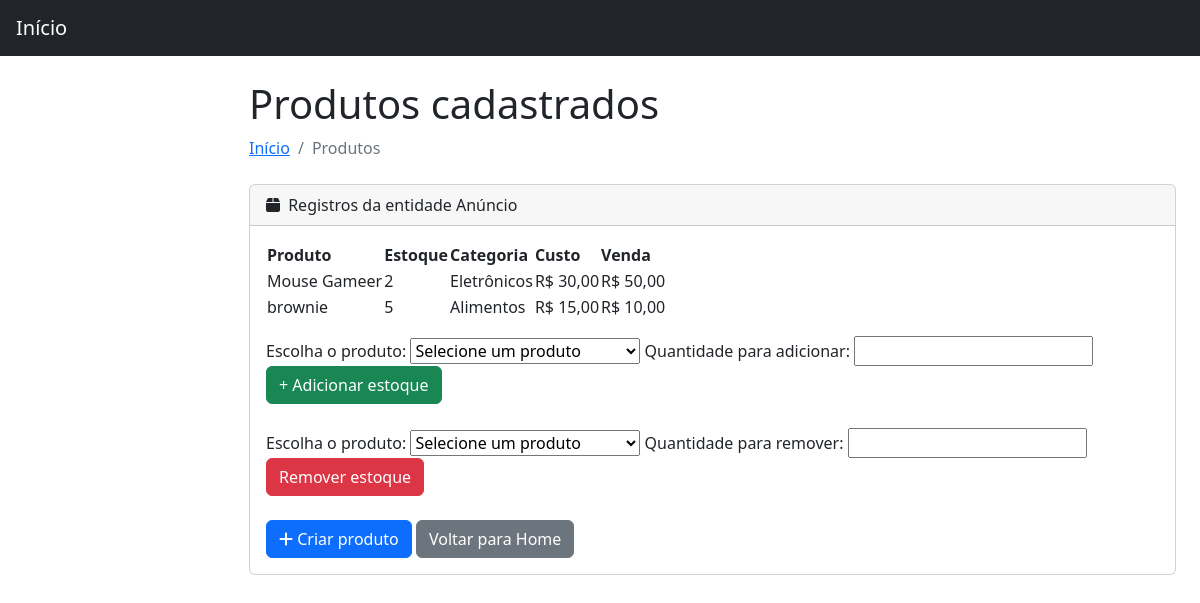
The app's page /MeuSaldo/listaProdutos.php (signed in), older data.
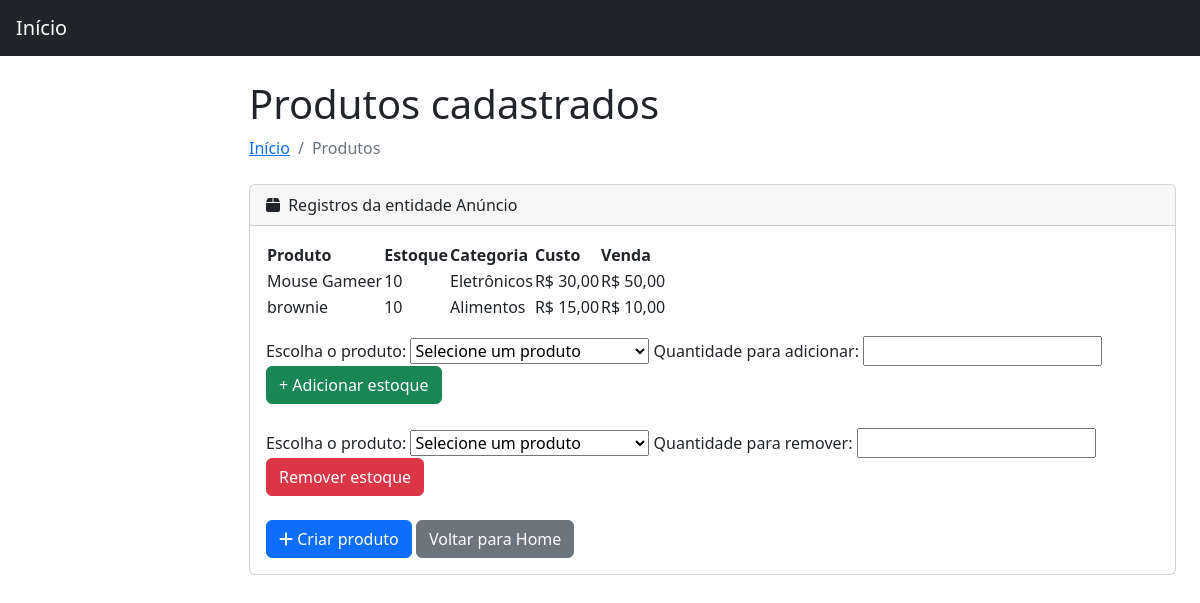
The same page, newer data.
### tables this page shows
CREATE TABLE `anuncios` (
  `idAnuncio` int NOT NULL,
  `Usuarios_idUsuario` int NOT NULL,
  `nomeProduto` varchar(30) NOT NULL,
  `estoqueProduto` int NOT NULL,
  `categoriaAnuncio` varchar(50) NOT NULL,
  `valorCustoAnuncio` decimal(10,2) NOT NULL,
  `valorAnuncio` decimal(10,2) NOT NULL
);

### MeuSaldo/header.php (called while the page is built, shortened)
<?php
    if(isset($_SESSION['logado']) && $_SESSION['logado'] === true){
        $idUsuario    = $_SESSION['idUsuario'];
    }
?>

### MeuSaldo/listaProdutos.php (the view, shortened to what the changed rows need)
<?php
include "header.php";
include "conexaoBD.php";
$sql = "SELECT
            idAnuncio,
            nomeProduto,
            estoqueProduto,
            categoriaAnuncio,
            valorCustoAnuncio,
            valorAnuncio
        FROM anuncios
        WHERE Usuarios_idUsuario = ?
        ORDER BY idAnuncio DESC";
$stmt = mysqli_prepare($conn, $sql);
mysqli_stmt_bind_param(
    $stmt,
    "i",
    $idUsuario
);
mysqli_stmt_execute($stmt);
$resultado = mysqli_stmt_get_result($stmt);
?>
<!DOCTYPE html>
<html lang="pt-br">
<head>
    <link href="https://cdn.jsdelivr.net/npm/simple-datatables@7.1.2/dist/style.min.css"
          rel="stylesheet">
    <link href="css/styles.css"
          rel="stylesheet">
</head>
<body class="sb-nav-fixed">
<div id="layoutSidenav">
    <div id="layoutSidenav_content">
        <main>
            <div class="container-fluid px-4">
                <h1 class="mt-4">
                    Produtos cadastrados
                </h1>
                <div class="card mb-4">
                    <div class="card-body">
                        <table id="datatablesSimple">
                            <thead>
                                <tr>
                                    <th>Produto</th>
                                    <th>Estoque</th>
                                    <th>Categoria</th>
                                    <th>Custo</th>
                                    <th>Venda</th>
                                </tr>
                            </thead>
                            <tbody>
                                <?php
                                if (mysqli_num_rows($resultado) > 0) {
                                    while ($produto = mysqli_fetch_assoc($resultado)) {
                                        echo "<tr>";
                                        echo "<td>" .
                                            htmlspecialchars(
                                                $produto['nomeProduto']
                                            ) .
                                            "</td>";
                                        echo "<td>" .
                                            htmlspecialchars(
                                                $produto['estoqueProduto']
                                            ) .
                                            "</td>";
                                        echo "<td>" .
                                            htmlspecialchars(
                                                $produto['categoriaAnuncio']
                                            ) .
                                            "</td>";
                                        echo "<td>R$ " .
                                            number_format(
                                                $produto['valorCustoAnuncio'],
                                                2,
                                                ',',
                                                '.'
                                            ) .
                                            "</td>";
                                        echo "<td>R$ " .
                                            number_format(
                                                $produto['valorAnuncio'],
                                                2,
                                                ',',
                                                '.'
                                            ) .
                                            "</td>";
                                        echo "</tr>";
                                    }
                                }
                                ?>
                            </tbody>
                        </table>
                    </div>
                </div>
            </div>
        </main>
    </div>
</div>
</body>
</html>

Row changes from the older to the newer data that the page shows:
changed anuncios "Mouse Gameer": estoqueProduto "2" → "10"
changed anuncios "brownie": estoqueProduto "5" → "10"
